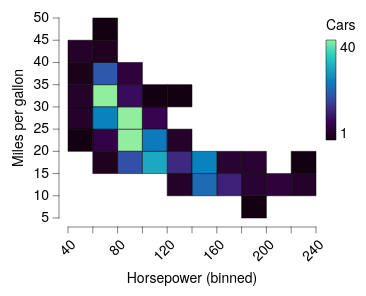

The Vega-Lite source for this figure:
### Vega-Lite specification from a JSON file in a GitHub repository (floating-point values rounded to 4 significant figures; data arrays with more than 128 entries replaced by an {"elided": "..."} marker saying what was removed)
{"background": null, "config": {"arc": {"fill": "#DBDBDB", "fillOpacity": 1.0, "innerRadius": 25.0, "padAngle": 0.03, "stroke": "black", "strokeOpacity": 1, "strokeWidth": 0.25}, "area": {"fill": "#DBDBDB", "fillOpacity": 1.0, "stroke": "black", "strokeOpacity": 1, "strokeWidth": 0.25}, "axis": {"domain": true, "domainCap": "round", "domainColor": "black", "domainWidth": 0.25, "grid": false, "gridCap": "round", "gridColor": "#F1F1F1", "gridDash": [0, 0], "gridOpacity": 1.0, "gridWidth": 0.25, "labelColor": "black", "labelFont": "Helvetica Neue", "labelFontSize": 7, "labelFontStyle": "normal", "labelFontWeight": 400, "offset": 4.5, "ticks": true, "tickCap": "round", "tickColor": "black", "tickRound": false, "tickSize": 3, "tickWidth": 0.25, "titleColor": "black", "titleFont": "Helvetica Neue", "titleFontSize": 7, "titleFontStyle": "normal", "titleFontWeight": 400}, "axisX": {"domain": true, "labelAlign": "right", "labelAngle": 315, "labels": true, "ticks": true, "translate": 0}, "axisY": {"domain": true, "labelAlign": "right", "labelAngle": 0, "labels": true, "ticks": true, "translate": 0}, "axisRight": {"domain": true, "labelAlign": "left", "labelAngle": 0, "labels": true, "ticks": true, "translate": 0}, "axisTop": {"domain": true, "labelAlign": "left", "labelAngle": 45, "labels": true, "ticks": true, "translate": 0}, "axisBand": {"tickOffset": 0}, "bar": {"fill": "#DBDBDB", "fillOpacity": 1.0, "stroke": "black", "strokeOpacity": 1, "strokeWidth": 0.25}, "boxplot": {"size": 9.0, "ticks": {"cornerRadius": 0.25, "fill": "black", "size": 4.5, "thickness": 0.25}, "box": {"fillOpacity": 1.0, "stroke": "black", "strokeOpacity": 1, "strokeWidth": 0.25}, "median": {"fill": "black", "fillOpacity": 1.0, "size": 9.0, "thickness": 0.25}, "rule": {"fill": "black", "fillOpacity": 1.0, "size": 10.0, "stroke": "black", "strokeDash": [0, 0], "strokeOpacity": 1, "strokeWidth": 0.25}, "outliers": {"color": "black", "fill": "black", "fillOpacity": 1.0, "size": 0, "stroke": "black", "strokeOpacity": 1, "strokeWidth": 0.25}}, "circle": {"fill": "black", "fillOpacity": 1.0, "size": 0.5, "stroke": null, "strokeOpacity": 1, "strokeWidth": 0.25}, "errorband": {"band": {"fillOpacity": 0.6, "stroke": null, "strokeWidth": 0.25, "strokeOpacity": 1}, "borders": {"opacity": 0, "strokeOpacity": 0.25, "strokeWidth": 1}}, "errorbar": {"opacity": 1, "rule": {"strokeDash": [0, 0], "strokeWidth": 0.25}, "ticks": {"color": "black", "cornerRadius": 0.125, "opacity": 1, "size": 6.0, "thickness": 0.25}, "thickness": 0.25}, "font": "Helvetica Neue", "geoshape": {"fill": "#DBDBDB", "fillOpacity": 1.0, "stroke": "black", "strokeOpacity": 1, "strokeWidth": 0.25}, "header": {"labelColor": "black", "labelFont": "Helvetica Neue", "labelFontSize": 7, "labelFontStyle": "normal", "labelFontWeight": 400, "titleColor": "black", "titleFont": "Helvetica Neue", "titleFontSize": 7, "titleFontStyle": "normal", "titleFontWeight": 400, "titlePadding": 0}, "legend": {"disable": false, "offset": 4.5, "titlePadding": 4, "labelOffset": 2, "gradientLabelOffset": 2, "gradientLength": 50.0, "gradientThickness": 5.0, "gradientOpacity": 1.0, "gradientStrokeColor": "black", "gradientStrokeWidth": 0.25, "labelColor": "black", "labelFont": "Helvetica Neue", "labelFontSize": 7, "labelFontStyle": "normal", "labelFontWeight": 400, "strokeColor": "black", "strokeWidth": 0, "symbolSize": 42, "symbolStrokeColor": "black", "symbolStrokeWidth": 0.25, "titleColor": "black", "titleFont": "Helvetica Neue", "titleFontSize": 7, "titleFontStyle": "normal", "titleFontWeight": 400}, "line": {"color": "black", "stroke": "black", "strokeCap": "round", "strokeDash": [0, 0], "strokeOpacity": 1, "strokeWidth": 0.375}, "point": {"filled": true, "fill": "#DBDBDB", "fillOpacity": 1.0, "size": 5.0, "stroke": "black", "strokeOpacity": 1, "strokeWidth": 0.25}, "range": {"category": ["#C6D9F1", "#F1C9CB", "#FEF0B9", "#CEE37A", "#7AA8E0", "#E589A3", "#FDDD5D", "#68B961", "#4177B1", "#C35082", "#E5C227", "#438156"], "diverging": {"scheme": ["#C35082", "#CE6D94", "#D989A7", "#E2A4BA", "#EABFCE", "#F1DBE2", "#F6F6F6", "#D7E0EB", "#B9CBE0", "#9BB6D5", "#7DA1C9", "#5F8CBD", "#4177B1"]}, "heatmap": {"scheme": ["#130010", "#27022E", "#370453", "#3D1E76", "#3A3B92", "#2E57AA", "#1374BA", "#1A90BE", "#20ABC1", "#27C6C1", "#48DEB3", "#91EE9F"]}, "ordinal": {"scheme": ["#F1F1F1", "#DBDBDB", "#C6C6C6", "#B2B2B2", "#9D9D9D", "#898989", "#767676", "#636363", "#515151", "#404040", "#2F2F2F", "#1F1F1F"]}, "ramp": {"scheme": ["#130010", "#27022E", "#370453", "#3D1E76", "#3A3B92", "#2E57AA", "#1374BA", "#1A90BE", "#20ABC1", "#27C6C1", "#48DEB3", "#91EE9F"]}}, "rule": {"color": "black", "stroke": "black", "strokeCap": "round", "strokeDash": [2, 2], "strokeOpacity": 1, "strokeWidth": 0.25}, "scale": {"bandPaddingInner": 0.1, "bandPaddingOuter": 0.1, "round": false}, "rect": {"fill": "#DBDBDB", "fillOpacity": 1.0, "stroke": "black", "strokeOpacity": 1, "strokeWidth": 0.25}, "square": {"fill": "#DBDBDB", "fillOpacity": 1.0, "size": 10.0, "stroke": "black", "strokeOpacity": 1, "strokeWidth": 0.25}, "text": {"color": "black", "font": "Helvetica Neue", "fontSize": 7, "fontStyle": "normal", "fontWeight": 400}, "title": {"anchor": "middle", "frame": "group", "color": "black", "font": "Helvetica Neue", "fontSize": 7, "fontStyle": "normal", "fontWeight": 400, "subtitleColor": "black", "subtitleFont": "Helvetica Neue", "subtitleFontSize": "Helvetica Neue", "subtitleFontStyle": "normal", "subtitleFontWeight": 400}, "view": {"continuousWidth": 124, "continuousHeight": 100, "discreteWidth": 124, "discreteHeight": 100, "fill": null, "stroke": null, "strokeWidth": 0.25}}, "data": {"name": "data-7285c4e2e195e5a75737a34913199f5f"}, "mark": {"type": "rect"}, "encoding": {"color": {"aggregate": "count", "title": "Cars", "type": "quantitative"}, "x": {"bin": {"maxbins": 12}, "field": "Horsepower", "type": "quantitative"}, "y": {"bin": {"maxbins": 12}, "field": "Miles_per_Gallon", "title": "Miles per gallon", "type": "quantitative"}}, "$schema": "https://vega.github.io/schema/vega-lite/v6.4.1.json", "datasets": {"data-7285c4e2e195e5a75737a34913199f5f": {"elided": "392 records"}}}
